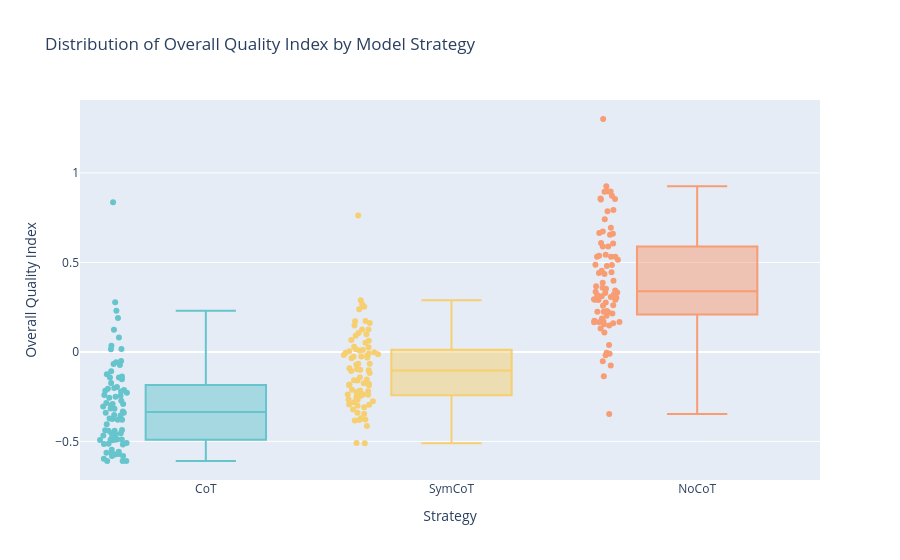
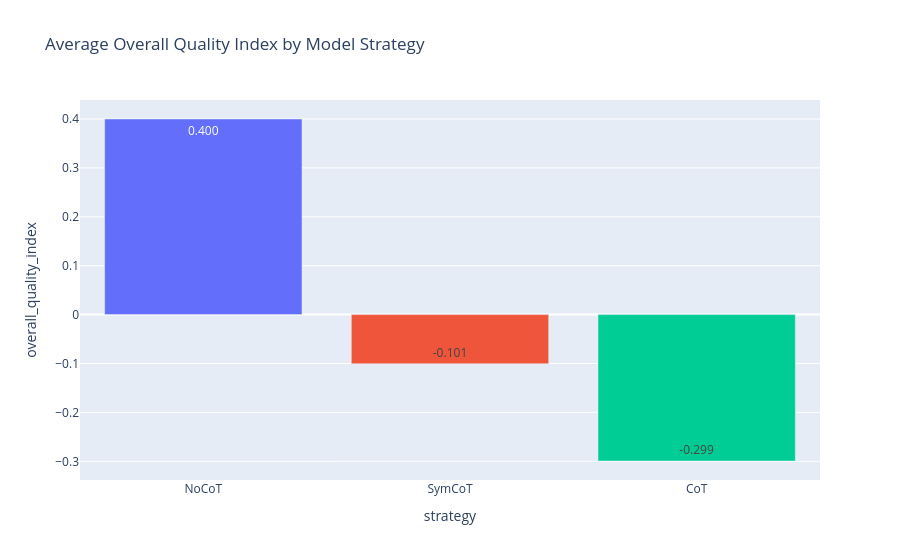

Notebook source saved alongside these figures, in order:
### Markdown cell above
## 1. Model Ranking by Overall Quality
Understanding which model strategy (e.g., NoCoT, CoT, SymCoT) performs best according to the composite overall quality index.

### Code cell
if 'df' in locals():
    # Boxplot for overall quality distribution across models
    title = 'Distribution of Overall Quality Index by Model Strategy'
    fig1 = px.box(
        df, 
        x='strategy', 
        y='overall_quality_index', 
        color='strategy',
        points='all',
        title=title,
        labels={'overall_quality_index': 'Overall Quality Index', 'strategy': 'Strategy'},
        color_discrete_sequence=px.colors.qualitative.Pastel
    )
    fig1.update_layout(showlegend=False)
    fig1.write_html(f"./analysis/01_{to_snake_case(title)}.html")
    fig1.show()

    # Aggregate means for a clear ranked bar chart
    title = 'Average Overall Quality Index by Model Strategy'
    model_quality_agg = df.groupby('strategy')['overall_quality_index'].mean().reset_index().sort_values(by='overall_quality_index', ascending=False)
    fig1_bar = px.bar(
        model_quality_agg,
        x='strategy',
        y='overall_quality_index',
        color='strategy',
        title= title,
        text_auto='.3f'
    )
    fig1_bar.update_layout(showlegend=False)
    fig1_bar.write_html(f"./analysis/02_{to_snake_case(title)}.html")
    fig1_bar.show()

### Figure 1 — Plotly figure (JSON) as saved in the notebook; plotly's stock layout.template omitted (floating-point values rounded to 4 significant figures)
{"data": [{"alignmentgroup": "True", "boxpoints": "all", "hovertemplate": "Strategy=%{x}<br>Overall Quality Index=%{y}<extra></extra>", "legendgroup": "CoT", "marker": {"color": "rgb(102, 197, 204)"}, "name": "CoT", "notched": false, "offsetgroup": "CoT", "orientation": "v", "showlegend": true, "type": "box", "x": ["CoT", "CoT", "CoT", "CoT", "CoT", "CoT", "CoT", "CoT", "CoT", "CoT", "CoT", "CoT", "CoT", "CoT", "CoT", "CoT", "CoT", "CoT", "CoT", "CoT", "CoT", "CoT", "CoT", "CoT", "CoT", "CoT", "CoT", "CoT", "CoT", "CoT", "CoT", "CoT", "CoT", "CoT", "CoT", "CoT", "CoT", "CoT", "CoT", "CoT", "CoT", "CoT", "CoT", "CoT", "CoT", "CoT", "CoT", "CoT", "CoT", "CoT", "CoT", "CoT", "CoT", "CoT", "CoT", "CoT", "CoT", "CoT", "CoT", "CoT", "CoT", "CoT", "CoT", "CoT", "CoT", "CoT", "CoT", "CoT", "CoT", "CoT", "CoT", "CoT", "CoT", "CoT", "CoT", "CoT", "CoT", "CoT", "CoT", "CoT"], "x0": " ", "xaxis": "x", "y": [-0.5628, -0.5812, -0.1077, -0.5139, -0.6095, -0.547, -0.4903, -0.4376, 0.08118, -0.2733, -0.285, -0.2975, -0.3527, -0.4922, -0.3726, -0.2012, -0.3547, -0.1532, -0.2132, -0.1957, -0.49, 0.01436, -0.5711, -0.4609, -0.05786, -0.3785, -0.05023, -0.2456, -0.173, -0.1249, -0.2916, -0.5971, -0.2511, -0.5084, -0.4674, -0.1373, -0.6093, 0.1237, -0.1434, -0.558, 0.2773, -0.3331, -0.2168, -0.4855, 0.03512, -0.454, -0.3172, -0.5133, -0.5818, -0.2559, 0.2306, -0.5728, -0.3785, -0.4541, 0.01575, -0.4044, -0.1423, -0.3395, -0.06777, -0.3403, -0.2215, -0.07352, -0.494, -0.2906, -0.4408, -0.3155, -0.3055, 0.1892, -0.5179, -0.436, -0.4903, -0.2406, -0.4878, -0.206, -0.6089, -0.4409, -0.5655, 0.8358, -0.2287, -0.3751], "y0": " ", "yaxis": "y"}, {"alignmentgroup": "True", "boxpoints": "all", "hovertemplate": "Strategy=%{x}<br>Overall Quality Index=%{y}<extra></extra>", "legendgroup": "SymCoT", "marker": {"color": "rgb(246, 207, 113)"}, "name": "SymCoT", "notched": false, "offsetgroup": "SymCoT", "orientation": "v", "showlegend": true, "type": "box", "x": ["SymCoT", "SymCoT", "SymCoT", "SymCoT", "SymCoT", "SymCoT", "SymCoT", "SymCoT", "SymCoT", "SymCoT", "SymCoT", "SymCoT", "SymCoT", "SymCoT", "SymCoT", "SymCoT", "SymCoT", "SymCoT", "SymCoT", "SymCoT", "SymCoT", "SymCoT", "SymCoT", "SymCoT", "SymCoT", "SymCoT", "SymCoT", "SymCoT", "SymCoT", "SymCoT", "SymCoT", "SymCoT", "SymCoT", "SymCoT", "SymCoT", "SymCoT", "SymCoT", "SymCoT", "SymCoT", "SymCoT", "SymCoT", "SymCoT", "SymCoT", "SymCoT", "SymCoT", "SymCoT", "SymCoT", "SymCoT", "SymCoT", "SymCoT", "SymCoT", "SymCoT", "SymCoT", "SymCoT", "SymCoT", "SymCoT", "SymCoT", "SymCoT", "SymCoT", "SymCoT", "SymCoT", "SymCoT", "SymCoT", "SymCoT", "SymCoT", "SymCoT", "SymCoT", "SymCoT", "SymCoT", "SymCoT", "SymCoT", "SymCoT", "SymCoT", "SymCoT", "SymCoT", "SymCoT", "SymCoT", "SymCoT", "SymCoT", "SymCoT"], "x0": " ", "xaxis": "x", "y": [-0.004803, -0.2672, -0.01369, -0.09985, 0.1708, -0.1864, 0.02641, 0.06717, 0.02885, -0.2239, -0.02528, 0.1064, -0.1066, -0.4141, 0.1726, -0.1748, -0.3771, -0.1548, -0.3217, -0.2376, 0.1247, 0.06205, -0.06653, -0.1591, -0.2159, -0.01767, -0.2933, -0.2383, -0.3829, -0.3808, 0.2893, -0.2386, -0.03108, -0.2951, -0.06547, -0.3096, 0.01451, -0.09179, -0.2593, -0.2321, -0.1172, -0.1018, 0.09922, -0.2445, -0.3708, 0.2669, -0.2762, 0.05103, 0.09051, -0.2391, -0.00255, -0.01917, -0.2193, -0.1825, 0.2527, 0.003799, -0.1795, 0.1614, -0.5094, -0.03483, -0.3398, 0.00761, -0.0274, -0.1865, -0.2809, 0.1259, 0.1472, 0.7627, -0.5099, 0.2386, -0.09724, -0.009378, -0.1582, -0.2659, -0.1414, -0.07118, -0.3455, 0.01055, -0.3006, -0.2116], "y0": " ", "yaxis": "y"}, {"alignmentgroup": "True", "boxpoints": "all", "hovertemplate": "Strategy=%{x}<br>Overall Quality Index=%{y}<extra></extra>", "legendgroup": "NoCoT", "marker": {"color": "rgb(248, 156, 116)"}, "name": "NoCoT", "notched": false, "offsetgroup": "NoCoT", "orientation": "v", "showlegend": true, "type": "box", "x": ["NoCoT", "NoCoT", "NoCoT", "NoCoT", "NoCoT", "NoCoT", "NoCoT", "NoCoT", "NoCoT", "NoCoT", "NoCoT", "NoCoT", "NoCoT", "NoCoT", "NoCoT", "NoCoT", "NoCoT", "NoCoT", "NoCoT", "NoCoT", "NoCoT", "NoCoT", "NoCoT", "NoCoT", "NoCoT", "NoCoT", "NoCoT", "NoCoT", "NoCoT", "NoCoT", "NoCoT", "NoCoT", "NoCoT", "NoCoT", "NoCoT", "NoCoT", "NoCoT", "NoCoT", "NoCoT", "NoCoT", "NoCoT", "NoCoT", "NoCoT", "NoCoT", "NoCoT", "NoCoT", "NoCoT", "NoCoT", "NoCoT", "NoCoT", "NoCoT", "NoCoT", "NoCoT", "NoCoT", "NoCoT", "NoCoT", "NoCoT", "NoCoT", "NoCoT", "NoCoT", "NoCoT", "NoCoT", "NoCoT", "NoCoT", "NoCoT", "NoCoT", "NoCoT", "NoCoT", "NoCoT", "NoCoT", "NoCoT", "NoCoT", "NoCoT", "NoCoT", "NoCoT", "NoCoT", "NoCoT", "NoCoT", "NoCoT", "NoCoT"], "x0": " ", "xaxis": "x", "y": [0.8966, 0.1598, 0.1087, 0.4856, 0.5154, 0.2904, 0.3669, 0.5316, 0.8963, -0.01864, 0.03909, 0.2766, 0.2024, 0.8511, 0.7417, 0.4875, 0.358, 0.7862, 0.222, 0.1544, -0.004116, 0.608, 0.3186, -0.009955, 0.1707, 0.8573, 0.2238, 0.6724, 0.2248, -0.3466, 0.1302, 0.1678, 0.3292, 0.2586, 0.4357, 0.5893, 0.1478, 0.2909, 0.2918, 0.3031, 0.1653, 0.6552, 0.6941, 0.3192, 0.1869, 0.1748, 0.3112, 0.8725, 0.3859, 0.1661, 0.4801, 1.302, 0.5314, 0.5312, 0.6605, 0.5894, 0.3364, 0.4413, 0.854, 0.8946, 0.3317, 0.3427, -0.05189, 0.4541, -0.07603, 0.4448, 0.3983, 0.2289, 0.2145, 0.9252, 0.5428, 0.7936, -0.1359, 0.6651, 0.2602, 0.2943, 0.3073, 0.3526, 0.5376, 0.6051], "y0": " ", "yaxis": "y"}], "layout": {"boxmode": "overlay", "legend": {"title": {"text": "Strategy"}, "tracegroupgap": 0}, "showlegend": false, "title": {"text": "Distribution of Overall Quality Index by Model Strategy"}, "xaxis": {"anchor": "y", "categoryarray": ["CoT", "SymCoT", "NoCoT"], "categoryorder": "array", "domain": [0, 1], "title": {"text": "Strategy"}}, "yaxis": {"anchor": "x", "domain": [0, 1], "title": {"text": "Overall Quality Index"}}}}

### Figure 2 — Plotly figure (JSON) as saved in the notebook; plotly's stock layout.template omitted (floating-point values rounded to 4 significant figures)
{"data": [{"hovertemplate": "strategy=%{x}<br>overall_quality_index=%{y}<extra></extra>", "legendgroup": "NoCoT", "marker": {"color": "#636efa", "pattern": {"shape": ""}}, "name": "NoCoT", "orientation": "v", "showlegend": true, "textposition": "auto", "texttemplate": "%{y:.3f}", "type": "bar", "x": ["NoCoT"], "xaxis": "x", "y": [0.4], "yaxis": "y"}, {"hovertemplate": "strategy=%{x}<br>overall_quality_index=%{y}<extra></extra>", "legendgroup": "SymCoT", "marker": {"color": "#EF553B", "pattern": {"shape": ""}}, "name": "SymCoT", "orientation": "v", "showlegend": true, "textposition": "auto", "texttemplate": "%{y:.3f}", "type": "bar", "x": ["SymCoT"], "xaxis": "x", "y": [-0.1006], "yaxis": "y"}, {"hovertemplate": "strategy=%{x}<br>overall_quality_index=%{y}<extra></extra>", "legendgroup": "CoT", "marker": {"color": "#00cc96", "pattern": {"shape": ""}}, "name": "CoT", "orientation": "v", "showlegend": true, "textposition": "auto", "texttemplate": "%{y:.3f}", "type": "bar", "x": ["CoT"], "xaxis": "x", "y": [-0.2994], "yaxis": "y"}], "layout": {"barmode": "relative", "legend": {"title": {"text": "strategy"}, "tracegroupgap": 0}, "showlegend": false, "title": {"text": "Average Overall Quality Index by Model Strategy"}, "xaxis": {"anchor": "y", "categoryarray": ["NoCoT", "SymCoT", "CoT"], "categoryorder": "array", "domain": [0, 1], "title": {"text": "strategy"}}, "yaxis": {"anchor": "x", "domain": [0, 1], "title": {"text": "overall_quality_index"}}}}
